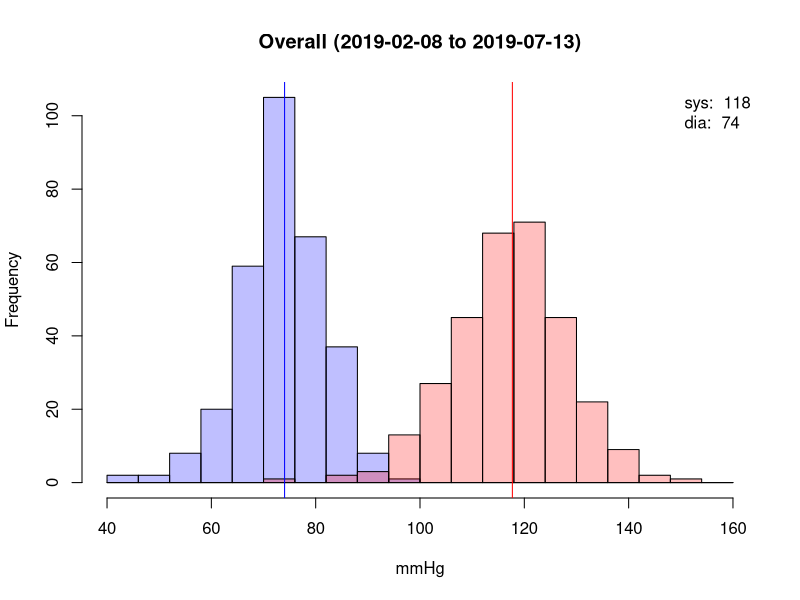
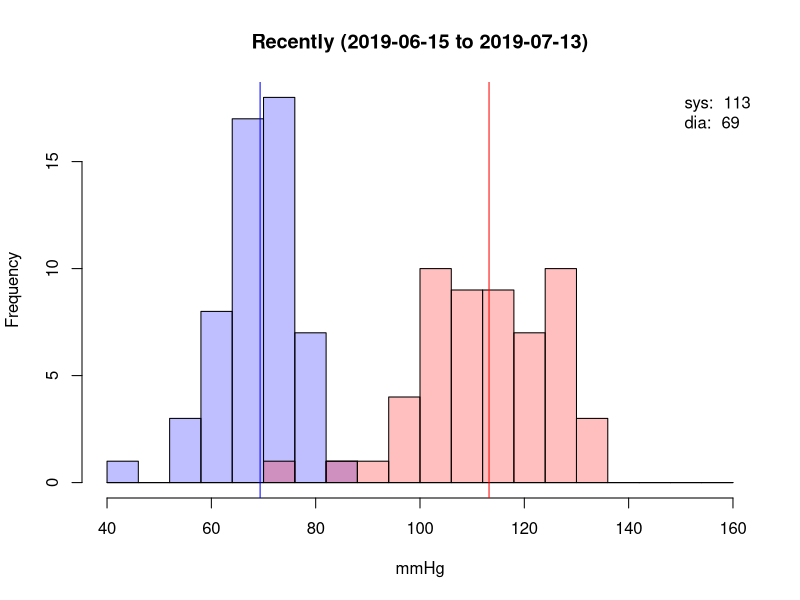
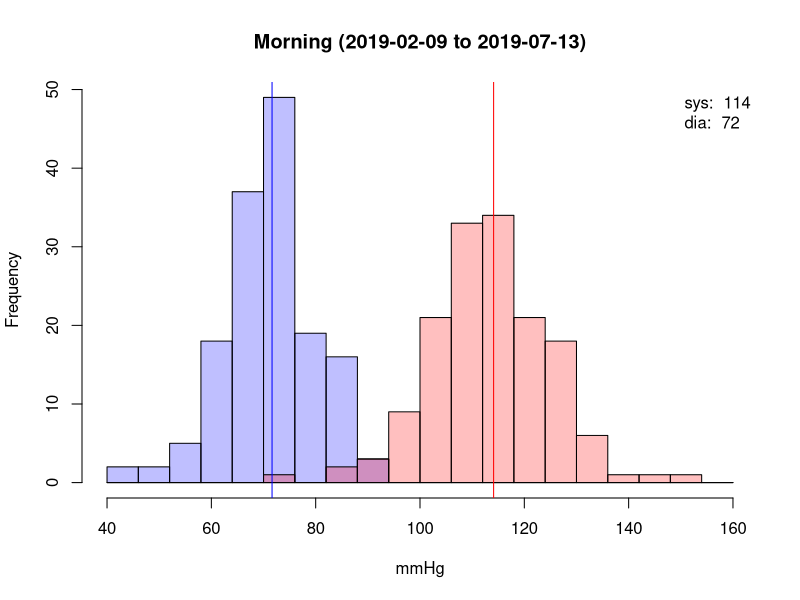
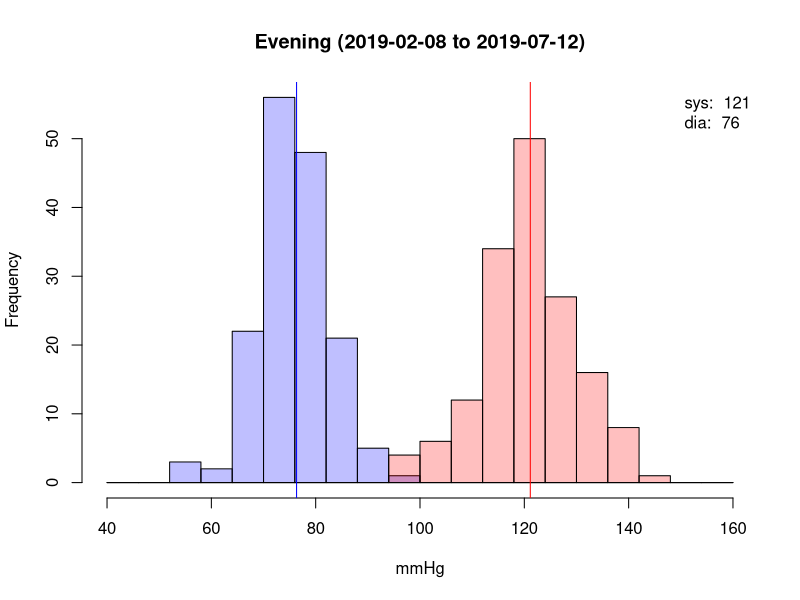
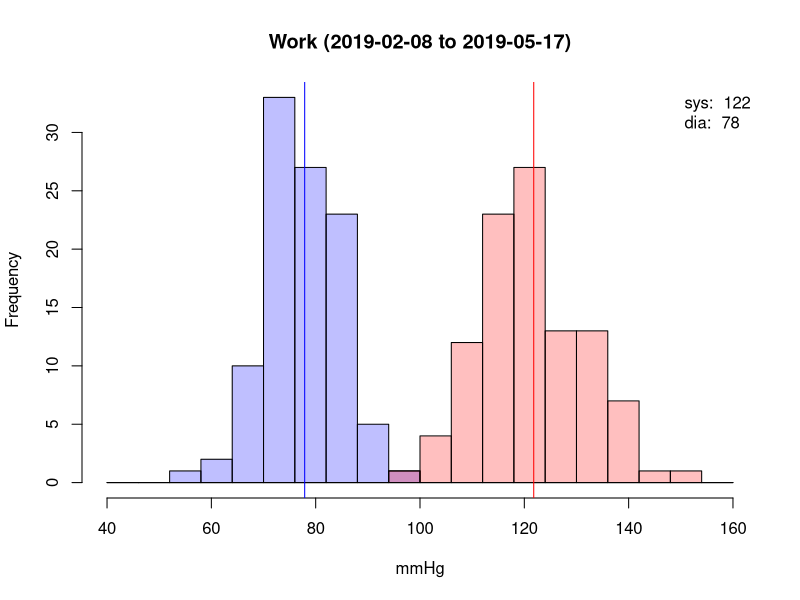
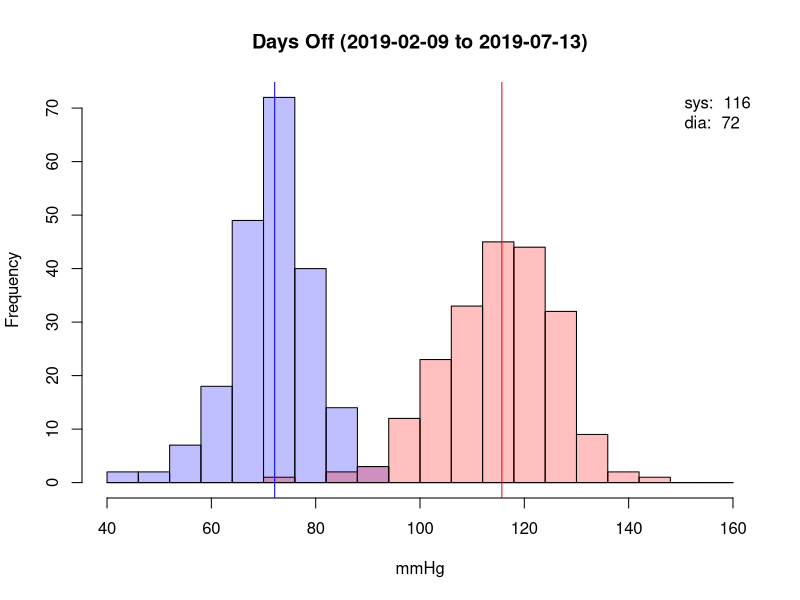
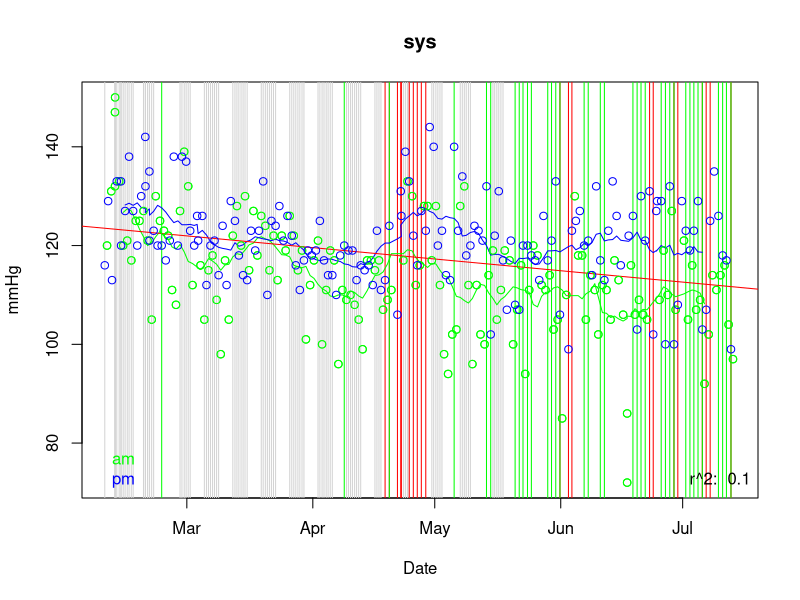
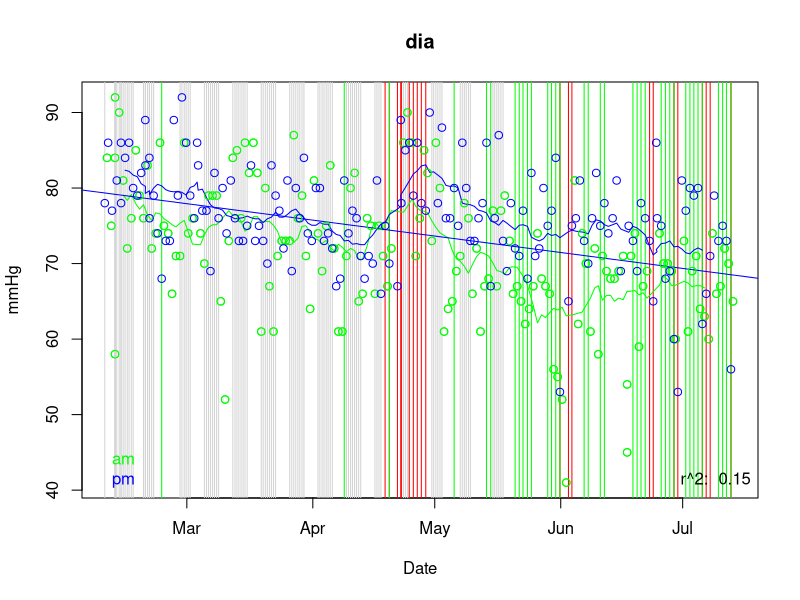

R code for these plots, in order:
## ---- chunk 1
library(lubridate)
## ---- chunk 2
b <- read.csv(file="bp.csv", header=TRUE, sep=",")
b$date <- as.Date(b$date)
bprange <- c(min(b$dia), max(b$sys))
f <- read.csv(file="factors.csv", header=TRUE, sep=",")
f$date <- as.Date(f$date)

# merge blood-pressure and factors on date column
bp <- merge(b, f, by.x = "date", by.y = "date", all.x = TRUE)
bp[is.na(bp)] <- 0
bp$datetime <- as_datetime(paste(bp$date, bp$time))

# plot colours
cdia <- rgb(0,0,1,1/4)
csys <- rgb(1,0,0,1/4)
cpul <- rgb(0,1,0,1/4)
## ---- chunk 3
plot.blood.pressure <- function(bp, title) {
  xmin <- signif(bprange[1] - 5, 1)
  xmax <- signif(bprange[2] + 5, 2)
  b <- seq(xmin, xmax, by=(xmax - xmin) / 20)
  hdia <- hist(bp$dia, breaks=b, plot=F)
  hsys <- hist(bp$sys, breaks=b, plot=F)
  ylim <- c(0, max(c(hsys$counts, hdia$counts)))
  plot(hdia, col=cdia, xlim=c(xmin,xmax), ylim=ylim, main=paste(title, " (", min(bp$date), " to ", max(bp$date), ")", sep=""), xlab="mmHg")
  plot(hsys, col=csys, xlim=c(xmin,xmax), ylim=mc, add=T)
  mdia <- mean(bp$dia)
  msys <- mean(bp$sys)
  abline(v=c(msys, mdia), col=c("red","blue"))
  legend("topright", bty="n", legend=c(paste("sys: ", format(msys, digits=2)), paste("dia: ", format(mdia, digits=2))))
}
## ---- chunk 4
plot.blood.pressure(bp, "Overall")
## ---- chunk 5
plot.blood.pressure(bp[max(bp$date) - bp$date <= 28,], "Recently")
## ---- chunk 6
am <- hour(bp$datetime) < 12
plot.blood.pressure(bp[am,], "Morning")
## ---- chunk 7
pm <- hour(bp$datetime) >= 12
plot.blood.pressure(bp[pm,], "Evening")
## ---- chunk 8
plot.blood.pressure(bp[bp$work == 1,], "Work")
## ---- chunk 9
plot.blood.pressure(bp[bp$work == 0,], "Days Off")
## ---- chunk 10
movavg <- function(x, n=14) {
  filter(x,rep(1/n,n), sides=2)
}
plot.dates <- function(bp, var, col, yl="mmHg", ma=T) {
  cs <- c("green", "blue")
  dates <- bp$datetime
  points <- bp[,var]
  am <- hour(bp$datetime) < 12
  pm <- !am
  plot(dates[am], points[am], xlab="Date", ylab=yl, main=var, col=cs[1])
  abline(v=dates[bp$work == 1], col="lightgray")
  abline(v=dates[pm & (bp$alcohol == 1)], col="red")
  abline(v=dates[pm & (bp$cycle == 1)], col="green")
  if (ma) {
    lines(dates[am], movavg(points[am]), col=cs[1])
    lines(dates[pm], movavg(points[pm]), col=cs[2])
  }
  sd <- lm(points~dates)
  abline(sd, col=col)
  points(dates[am], points[am], col=cs[1])
  points(dates[pm], points[pm], col=cs[2])
  legend("bottomright", bty="n", legend=paste("r^2: ", format(summary(sd)$r.squared, digits=2)))
  legend("bottomleft", bty="n", legend=c("am", "pm"), text.col = cs, pt.bg=cs)
}
plot.dates(bp, "sys", "red")
plot.dates(bp, "dia", "blue")
## ---- chunk 11
plot(bp$dia, bp$sys, xlab = "Diastolic", ylab="Systolic")
msd <- lm(bp$sys ~ bp$dia)
abline(msd)
legend("bottomright", bty="n", legend=paste("r^2: ", format(summary(msd)$r.squared, digits=2)))
## ---- chunk 12
prange <- c(min(bp$pulse), max(bp$pulse))

plot.pulse <- function(bp, c, title) {
  pmin <- signif(prange[1] - 5, 1)
  pmax <- signif(prange[2] + 5, 2)
  b <- seq(pmin, pmax, by=((pmax - pmin) / 20))
  hpul <- hist(bp$pulse, breaks=b, plot=F)
  plot(hpul, col=c, xlim=c(pmin, pmax), main=title, xlab="bpm")
  m <- mean(bp$pulse)
  abline(v=m, col=c)
  legend("topright", bty="n", legend=paste("av: ", format(m, digits=2)))
}
plot.pulse(bp, cpul, "Overall")
## ---- chunk 13
plot.pulse(bp[am & bp$work==1 & bp$alcohol==0,], cpul, "Morning (work)")
## ---- chunk 14
plot.pulse(bp[am & bp$work==0 & bp$alcohol==0,], cpul, "Morning (off)")
## ---- chunk 15
plot.pulse(bp[am & bp$work==1 & bp$alcohol==0,], cpul, "Evening (work)")
## ---- chunk 16
plot.pulse(bp[pm & bp$work==0 & bp$alcohol==0,], cpul, "Evening (off)")
## ---- chunk 17
plot.dates(bp, "pulse", "green", "bpm")
## ---- chunk 18
plot.blood.pressure(bp[bp$datetime < "2019-04-18",], "Alcohol-free")
## ---- chunk 19
plot.dates(bp[bp$datetime < "2019-04-18",], "sys", "red")
## ---- chunk 20
plot.dates(bp[bp$datetime < "2019-04-18",], "dia", "blue")
## ---- chunk 21
plot.dates(bp[bp$datetime < "2019-04-18",], "pulse", "green", "bpm")
## ---- chunk 22
plot.blood.pressure(bp[bp$datetime >= "2019-04-18",], "Alcohol")
## ---- chunk 23
plot.dates(bp[bp$datetime >= "2019-04-18",], "sys", "red")
## ---- chunk 24
plot.dates(bp[bp$datetime >= "2019-04-18",], "dia", "blue")
## ---- chunk 25
plot.dates(bp[bp$datetime >= "2019-04-18",], "pulse", "green", "bpm")
